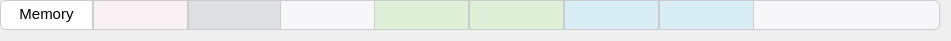
   <widget class="QWidget" name="horizontalLayoutWidget_2">
    <property name="geometry">
     <rect>
      <x>20</x>
      <y>70</y>
      <width>951</width>
      <height>32</height>
     </rect>
    </property>
    <layout class="QHBoxLayout" name="horizontalLayout_2">
     <property name="spacing">
      <number>0</number>
     </property>
     <property name="sizeConstraint">
      <enum>QLayout::SetDefaultConstraint</enum>
     </property>
     <property name="leftMargin">
      <number>0</number>
     </property>
     <property name="topMargin">
      <number>0</number>
     </property>
     <item>
      <widget class="QTextEdit" name="M_stat">
       <property name="enabled">
        <bool>true</bool>
       </property>
       <property name="sizePolicy">
        <sizepolicy hsizetype="Expanding" vsizetype="Expanding">
         <horstretch>0</horstretch>
         <verstretch>0</verstretch>
        </sizepolicy>
       </property>
       <property name="minimumSize">
        <size>
         <width>0</width>
         <height>0</height>
        </size>
       </property>
       <property name="maximumSize">
        <size>
         <width>1000</width>
         <height>30</height>
        </size>
       </property>
       <property name="font">
        <font>
         <weight>87</weight>
         <bold>true</bold>
        </font>
       </property>
       <property name="styleSheet">
        <string notr="true">QTextEdit{
	font-weight: 700;
    background-color: #fff;
	border-style:outset;
    border: 1px solid;
    border-radius: 6px;
    border-color: #ccc;
    border-top-right-radius: 0;
    border-bottom-right-radius: 0;
}</string>
       </property>
       <property name="readOnly">
        <bool>true</bool>
       </property>
       <property name="html">
        <string>&lt;!DOCTYPE HTML PUBLIC &quot;-//W3C//DTD HTML 4.0//EN&quot; &quot;http://www.w3.org/TR/REC-html40/strict.dtd&quot;&gt;
&lt;html&gt;&lt;head&gt;&lt;meta name=&quot;qrichtext&quot; content=&quot;1&quot; /&gt;&lt;style type=&quot;text/css&quot;&gt;
p, li { white-space: pre-wrap; }
&lt;/style&gt;&lt;/head&gt;&lt;body style=&quot; font-family:'SimSun'; font-size:9pt; font-weight:696; font-style:normal;&quot;&gt;
&lt;p align=&quot;center&quot; style=&quot; margin-top:0px; margin-bottom:0px; margin-left:0px; margin-right:0px; -qt-block-indent:0; text-indent:0px;&quot;&gt;&lt;span style=&quot; font-size:11pt; font-weight:400;&quot;&gt;Memory&lt;/span&gt;&lt;/p&gt;&lt;/body&gt;&lt;/html&gt;</string>
       </property>
      </widget>
     </item>
     <item>
      <widget class="QLineEdit" name="M_icode">
       <property name="sizePolicy">
        <sizepolicy hsizetype="Expanding" vsizetype="Expanding">
         <horstretch>0</horstretch>
         <verstretch>0</verstretch>
        </sizepolicy>
       </property>
       <property name="minimumSize">
        <size>
         <width>95</width>
         <height>0</height>
        </size>
       </property>
       <property name="maximumSize">
        <size>
         <width>1000</width>
         <height>30</height>
        </size>
       </property>
       <property name="styleSheet">
        <string notr="true">QLineEdit{
	font-weight: 700;
	color: #c7254e;
	background-color: #f9f2f4;
	border-style:outset;
    border: 1px solid;
    border-color: #ccc;
}</string>
       </property>
       <property name="readOnly">
        <bool>true</bool>
       </property>
      </widget>
     </item>
     <item>
      <widget class="QTextEdit" name="M_cnd">
       <property name="maximumSize">
        <size>
         <width>1000</width>
         <height>30</height>
        </size>
       </property>
       <property name="font">
        <font>
         <weight>87</weight>
         <bold>true</bold>
        </font>
       </property>
       <property name="styleSheet">
        <string notr="true">QTextEdit{
	font-weight: 700;
	color: #868e96;
	background-color: #dddfe2;
	border-style:outset;
    border: 1px solid;
    border-color: #ccc;
}</string>
       </property>
       <property name="readOnly">
        <bool>true</bool>
       </property>
       <property name="html">
        <string>&lt;!DOCTYPE HTML PUBLIC &quot;-//W3C//DTD HTML 4.0//EN&quot; &quot;http://www.w3.org/TR/REC-html40/strict.dtd&quot;&gt;
&lt;html&gt;&lt;head&gt;&lt;meta name=&quot;qrichtext&quot; content=&quot;1&quot; /&gt;&lt;style type=&quot;text/css&quot;&gt;
p, li { white-space: pre-wrap; }
&lt;/style&gt;&lt;/head&gt;&lt;body style=&quot; font-family:'SimSun'; font-size:9pt; font-weight:696; font-style:normal;&quot;&gt;
&lt;p align=&quot;center&quot; style=&quot;-qt-paragraph-type:empty; margin-top:0px; margin-bottom:0px; margin-left:0px; margin-right:0px; -qt-block-indent:0; text-indent:0px; font-weight:400;&quot;&gt;&lt;br /&gt;&lt;/p&gt;&lt;/body&gt;&lt;/html&gt;</string>
       </property>
      </widget>
     </item>
     <item>
      <widget class="QTextEdit" name="textEdit_15">
       <property name="maximumSize">
        <size>
         <width>1000</width>
         <height>30</height>
        </size>
       </property>
       <property name="styleSheet">
        <string notr="true">QTextEdit{
    background-color: #f7f7f9;
	border-style:outset;
    border: 1px solid;
    border-color: #ccc;
	margin-left:-1px;
	margin-right:-1px;
}</string>
       </property>
       <property name="readOnly">
        <bool>true</bool>
       </property>
      </widget>
     </item>
     <item>
      <widget class="QLineEdit" name="M_valE">
       <property name="sizePolicy">
        <sizepolicy hsizetype="Expanding" vsizetype="Expanding">
         <horstretch>0</horstretch>
         <verstretch>0</verstretch>
        </sizepolicy>
       </property>
       <property name="minimumSize">
        <size>
         <width>95</width>
         <height>0</height>
        </size>
       </property>
       <property name="maximumSize">
        <size>
         <width>1000</width>
         <height>30</height>
        </size>
       </property>
       <property name="styleSheet">
        <string notr="true">QLineEdit{
	font-weight: 700;
	color: #3c763d;
	background-color: #dff0d8;
	border-style:outset;
    border: 1px solid;
    border-color: #ccc;
}</string>
       </property>
       <property name="readOnly">
        <bool>true</bool>
       </property>
      </widget>
     </item>
     <item>
      <widget class="QLineEdit" name="M_valA">
       <property name="sizePolicy">
        <sizepolicy hsizetype="Expanding" vsizetype="Expanding">
         <horstretch>0</horstretch>
         <verstretch>0</verstretch>
        </sizepolicy>
       </property>
       <property name="minimumSize">
        <size>
         <width>95</width>
         <height>0</height>
        </size>
       </property>
       <property name="maximumSize">
        <size>
         <width>1000</width>
         <height>30</height>
        </size>
       </property>
       <property name="styleSheet">
        <string notr="true">QLineEdit{
	font-weight: 700;
	color: #3c763d;
	background-color: #dff0d8;
	border-style:outset;
    border: 1px solid;
    border-color: #ccc;
}</string>
       </property>
       <property name="readOnly">
        <bool>true</bool>
       </property>
      </widget>
     </item>
     <item>
      <widget class="QLineEdit" name="M_dstE">
       <property name="sizePolicy">
        <sizepolicy hsizetype="Expanding" vsizetype="Expanding">
         <horstretch>0</horstretch>
         <verstretch>0</verstretch>
        </sizepolicy>
       </property>
       <property name="minimumSize">
        <size>
         <width>95</width>
         <height>0</height>
        </size>
       </property>
       <property name="maximumSize">
        <size>
         <width>1000</width>
         <height>30</height>
        </size>
       </property>
       <property name="styleSheet">
        <string notr="true">QLineEdit{
	font-weight: 700;
	color: #31708f;
	background-color: #d9edf7;
	border-style:outset;
    border: 1px solid;
    border-color: #ccc;
}</string>
       </property>
       <property name="readOnly">
        <bool>true</bool>
       </property>
      </widget>
     </item>
     <item>
      <widget class="QLineEdit" name="M_dstM">
       <property name="sizePolicy">
        <sizepolicy hsizetype="Expanding" vsizetype="Expanding">
         <horstretch>0</horstretch>
         <verstretch>0</verstretch>
        </sizepolicy>
       </property>
       <property name="minimumSize">
        <size>
         <width>95</width>
         <height>0</height>
        </size>
       </property>
       <property name="maximumSize">
        <size>
         <width>1000</width>
         <height>30</height>
        </size>
       </property>
       <property name="styleSheet">
        <string notr="true">QLineEdit{
	font-weight: 700;
	color: #31708f;
	background-color: #d9edf7;
	border-style:outset;
    border: 1px solid;
    border-color: #ccc;
}</string>
       </property>
       <property name="readOnly">
        <bool>true</bool>
       </property>
      </widget>
     </item>
     <item>
      <widget class="QTextEdit" name="textEdit_20">
       <property name="maximumSize">
        <size>
         <width>1000</width>
         <height>30</height>
        </size>
       </property>
       <property name="styleSheet">
        <string notr="true">QTextEdit{
    background-color: #f7f7f9;
	border-style:outset;
    border: 1px solid;
    border-color: #ccc;
	margin-left:-1px;
	margin-right:-1px;
}</string>
       </property>
       <property name="readOnly">
        <bool>true</bool>
       </property>
      </widget>
     </item>
     <item>
      <widget class="QTextEdit" name="textEdit_21">
       <property name="maximumSize">
        <size>
         <width>1000</width>
         <height>30</height>
        </size>
       </property>
       <property name="styleSheet">
        <string notr="true">QTextEdit{
    background-color: #f7f7f9;
	border-style:outset;
    border: 1px solid;
    border-radius: 6px;
    border-color: #ccc;
    border-top-left-radius: 0;
    border-bottom-left-radius: 0;
	margin-left:-1px;
}</string>
       </property>
       <property name="readOnly">
        <bool>true</bool>
       </property>
      </widget>
     </item>
    </layout>
   </widget>
